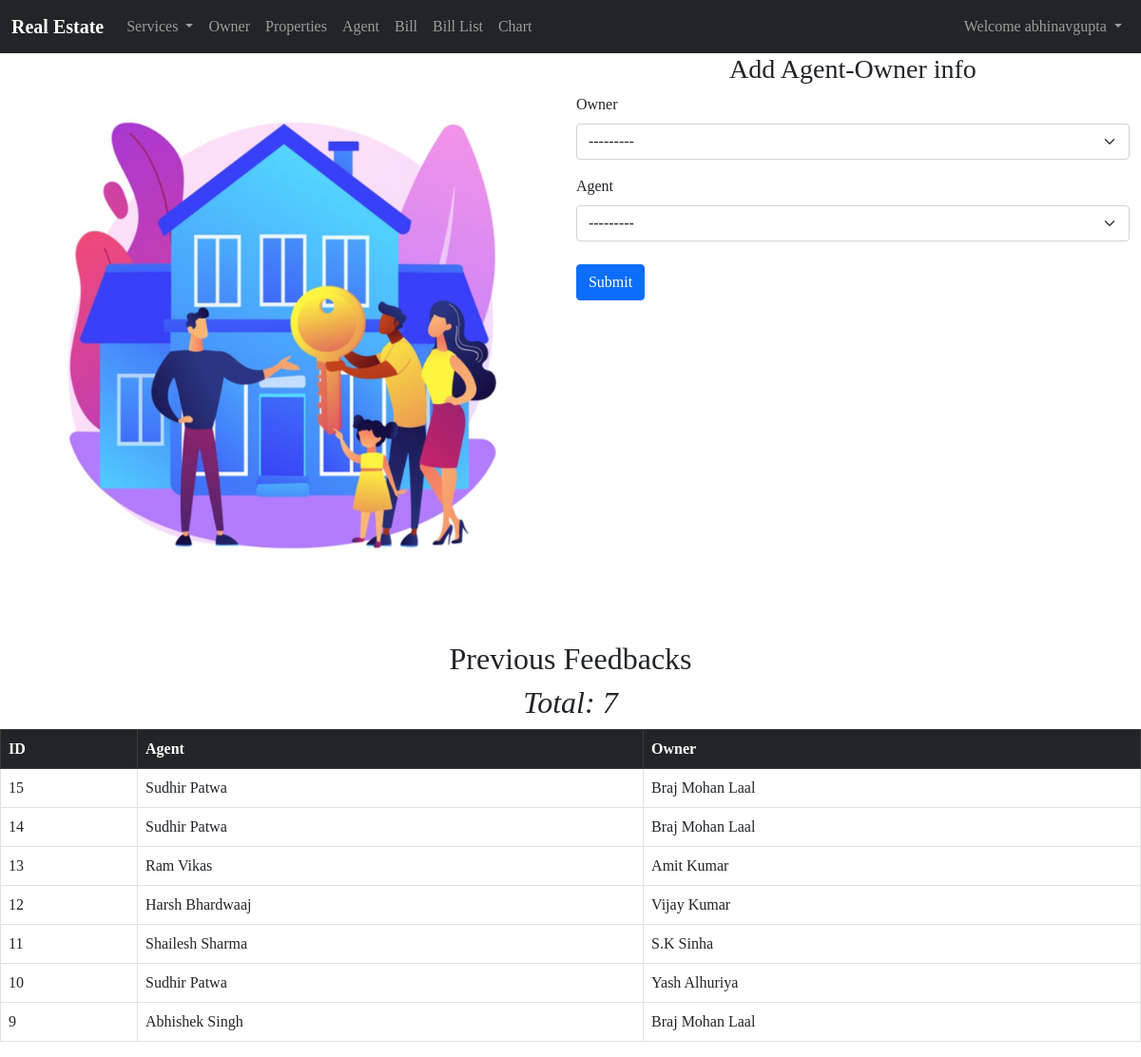
/appointment2 (signed in), run on the app's committed database.
### Home/models.py (models this page shows, shortened)
class Appointment_2(models.Model):
    owner=models.ForeignKey(Owner,on_delete=models.CASCADE)
    agent=models.ForeignKey(Agent,on_delete=models.CASCADE)

class Agent(models.Model):
    name=models.CharField(max_length=100)
    email=models.EmailField(max_length=50,unique = True)
    contact=models.IntegerField()
    def __str__(self):
        return self.name

class Owner(models.Model):
    name=models.CharField(max_length=100)
    email=models.EmailField(max_length=50)
    username=models.CharField(max_length=50,unique = True)
    contact=models.IntegerField()
    password=models.CharField(max_length=50)
    def __str__(self):
        return self.name

### Home/views.py (the view, shortened to what this page needs)
# urls.py: path("appointment2",views.appointment2,name='appointment2'),
def appointment2(request):
    data=Appointment_2.objects.all().order_by("-id")
    form=Appointment2Forms()
    return render(request,'Ag-Appoin-Appoin2s.html',{'form':form,"feedback":data})

### Home/forms.py
class Appointment2Forms(forms.ModelForm):
    class Meta:
        model=Appointment_2
        fields='__all__'

### templates/Ag-Appoin-Appoin2s.html (shortened to what this page needs)
{% extends 'base.html' %}
{% load static %}
{% load bootstrap5 %}
{% load crispy_forms_tags %}
{% block body %}
<div class="main-container">
    <div class="container-flex container-fluid px-0 mb-4">
        <img src="/static/Agent-owner.png" class="d-block w-100 h-80 mx-0" alt="...">
    </div>
    <div class="container-flex container">
        <h3 class="text-center">Add Agent-Owner info</h3>
        <form method="post" action="">
            {% bootstrap_form form %}
            <button type="submit" value="Send" class="btn btn-primary my-2 ">Submit</button>
        </form>
    </div>
</div>
<div class="row">
    <div class="col-md-12">
        <h2 class="text-center">Previous Feedbacks</h2>
        <h2 class="text-center"><em>Total: {{feedback|length}}</em></h2>
        <table class="table table-bordered">
            <thead>
                <tr class="table table-dark">
                    <th>ID</th>
                    <th>Agent</th>
                    <th>Owner</th>
                </tr>
            </thead>
            <tbody>
                {% for msg in feedback %}
                <tr>
                    <td>{{msg.id}}</td>
                    <td>{{msg.agent}}</td>
                    <td>{{msg.owner}}</td>
                </tr>
                {% endfor %}
            </tbody>
        </table>
    </div>
</div>
    {% endblock body %}

### templates/base.html (shortened to what this page needs)
<!doctype html>
<html lang="en">
<head>
    <link href="https://cdn.jsdelivr.net/npm/bootstrap@5.0.0/dist/css/bootstrap.min.css" rel="stylesheet"
>
    <link rel="stylesheet" href="https://cdnjs.cloudflare.com/ajax/libs/Chart.js/2.8.0/Chart.min.css" />
</head>
<body>
    <nav class="navbar navbar-expand-lg navbar-dark bg-dark">
        <div class="container-fluid">
            <a class="navbar-brand" href="/"><b>Real Estate</b></a>
            <div class="collapse navbar-collapse" id="navbarSupportedContent">
                <ul class="navbar-nav me-auto mb-2 mb-lg-0">
                    <li class="nav-item dropdown">
                        <a class="nav-link dropdown-toggle" href="/services" id="navbarDropdown" role="button"
                            data-bs-toggle="dropdown" aria-expanded="false">
                            Services
                        </a>
                    </li>
                </ul>
                <li class="nav-item">
                    <a class="nav-link" href="owner">Owner</a>
                </li>
                <li class="nav-item">
                    <a class="nav-link" href="property">Properties</a>
                </li>
                <li class="nav-item">
                    <a class="nav-link" href="agent">Agent</a>
                </li>
                <li class="nav-item">
                    <a class="nav-link" href="bill">Bill</a>
                </li>
                <li class="nav-item">
                    <a class="nav-link" href="bills_list">Bill List</a>
                </li>
                <li class="nav-item">
                    <a class="nav-link" href="chart">Chart</a>
                </li>
            {% if user.is_authenticated %}
            <ul class="navbar-nav">
                <li class="nav-item dropdown">
                  <a class="nav-link dropdown-toggle" href="#" id="navbarDropdown" role="button" data-bs-toggle="dropdown" aria-expanded="false">
                    Welcome {{request.user}}
                  </a>
                </li>
            </ul>
            {% endif %}
            </div>
        </div>
    </nav>
    {% if user.is_authenticated %}
    {% block body %}{% endblock body %}
    {% else %}
    <p>Login/Signup First</p>
    {%endif%}
</body>
</html>

### templates/base.html (style rules this page uses)
.container-flex { display: flex; flex-direction: column; }
a { text-decoration: none; }
body { font-family: 'Brush Script MT', cursive; }
.main-container { display: flex; flex-direction: row; }

### data on the page
Appointment_2: id "15", agent "Sudhir Patwa", owner "Braj Mohan Laal"
Appointment_2: id "14", agent "Sudhir Patwa", owner "Braj Mohan Laal"
Appointment_2: id "13", agent "Ram Vikas", owner "Amit Kumar"
Appointment_2: id "12", agent "Harsh Bhardwaaj", owner "Vijay Kumar"
Appointment_2: id "11", agent "Shailesh Sharma", owner "S.K Sinha"
Appointment_2: id "10", agent "Sudhir Patwa", owner "Yash Alhuriya"
Appointment_2: id "9", agent "Abhishek Singh", owner "Braj Mohan Laal"

### other printed values
{{ request.user }} "abhinavgupta"
{{ feedback|length }} "7"
